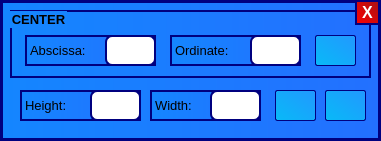
    <widget class="QFrame" name="graphEllipseFrame">
     <property name="enabled">
      <bool>true</bool>
     </property>
     <property name="geometry">
      <rect>
       <x>1270</x>
       <y>0</y>
       <width>381</width>
       <height>141</height>
      </rect>
     </property>
     <property name="styleSheet">
      <string notr="true">QWidget
{
 background-color:qlineargradient(spread:pad, x1:0, y1:1, x2:1, y2:0, stop:0 rgb(6, 126, 255), stop:1 rgb(34, 152, 255));

alternate-background-color:  qlineargradient(spread:pad, x1:0, y1:0, x2:1, y2:0, stop:0 rgb(0, 145, 255), stop:1 rgb(35, 112, 255));
border: 2px solid rgb(0, 0, 127);
background-color: qlineargradient(spread:pad, x1:0, y1:0, x2:1, y2:0, stop:0 rgb(20, 134, 255), stop:1 rgb(35, 112, 255));

}
QFrame
{
	border:  3px solid rgb(0, 0, 127);
}

</string>
     </property>
     <property name="frameShape">
      <enum>QFrame::StyledPanel</enum>
     </property>
     <property name="frameShadow">
      <enum>QFrame::Raised</enum>
     </property>
     <widget class="QGroupBox" name="graphEllipseCenterGroupBox">
      <property name="geometry">
       <rect>
        <x>10</x>
        <y>10</y>
        <width>361</width>
        <height>68</height>
       </rect>
      </property>
      <property name="font">
       <font>
        <pointsize>10</pointsize>
        <weight>75</weight>
        <bold>true</bold>
       </font>
      </property>
      <property name="title">
       <string>CENTER</string>
      </property>
      <widget class="QLabel" name="graphEllipseCenterAbscissaLabel">
       <property name="geometry">
        <rect>
         <x>15</x>
         <y>25</y>
         <width>131</width>
         <height>31</height>
        </rect>
       </property>
       <property name="font">
        <font>
         <pointsize>10</pointsize>
        </font>
       </property>
       <property name="styleSheet">
        <string notr="true">QLabel
{
border:  2px solid rgb(0, 0, 127);
}</string>
       </property>
       <property name="text">
        <string>Abscissa:</string>
       </property>
      </widget>
      <widget class="QLabel" name="graphEllipseCenterOrdinateLabel">
       <property name="geometry">
        <rect>
         <x>160</x>
         <y>25</y>
         <width>131</width>
         <height>31</height>
        </rect>
       </property>
       <property name="font">
        <font>
         <pointsize>10</pointsize>
        </font>
       </property>
       <property name="styleSheet">
        <string notr="true">QLabel
{
border:  2px solid rgb(0, 0, 127);
}</string>
       </property>
       <property name="text">
        <string>Ordinate:</string>
       </property>
      </widget>
      <widget class="QLineEdit" name="graphEllipseCenterAbscissa">
       <property name="geometry">
        <rect>
         <x>95</x>
         <y>25</y>
         <width>51</width>
         <height>31</height>
        </rect>
       </property>
       <property name="font">
        <font>
         <pointsize>11</pointsize>
        </font>
       </property>
       <property name="styleSheet">
        <string notr="true">background-color: white;
border-radius: 7px;</string>
       </property>
      </widget>
      <widget class="QLineEdit" name="graphEllipseCenterOrdinate">
       <property name="geometry">
        <rect>
         <x>240</x>
         <y>25</y>
         <width>51</width>
         <height>31</height>
        </rect>
       </property>
       <property name="font">
        <font>
         <pointsize>11</pointsize>
        </font>
       </property>
       <property name="styleSheet">
        <string notr="true">background-color: white;
border-radius: 7px;</string>
       </property>
      </widget>
      <widget class="QPushButton" name="graphEllipseCenterLocateButton">
       <property name="geometry">
        <rect>
         <x>305</x>
         <y>25</y>
         <width>41</width>
         <height>31</height>
        </rect>
       </property>
       <property name="toolTip">
        <string>&lt;html&gt;&lt;head/&gt;&lt;body&gt;&lt;p&gt;&lt;span style=&quot; font-weight:600;&quot;&gt;Point Locator&lt;/span&gt;&lt;/p&gt;&lt;p&gt;(Will set the values of abscissa and ordinate of the center)&lt;/p&gt;&lt;/body&gt;&lt;/html&gt;</string>
       </property>
       <property name="styleSheet">
        <string notr="true">QPushButton
{
 background-color:qlineargradient(spread:pad, x1:0, y1:1, x2:1, y2:0, stop:0 rgb(8, 186, 247), stop:1 rgb(34, 152, 255));
border: 1px solid rgb(0, 0, 127);
border-radius: 2px;

}
QPushButton:pressed
{
background-color: qlineargradient(spread:pad, x1:1, y1:1, x2:0, y2:1, stop:0 rgb(0, 170, 255), stop:1 rgb(107, 221, 255));
border: 1px solid rgb(0, 0, 127);
}
</string>
       </property>
       <property name="text">
        <string/>
       </property>
       <property name="iconSize">
        <size>
         <width>30</width>
         <height>30</height>
        </size>
       </property>
      </widget>
     </widget>
     <widget class="QPushButton" name="graphEllipseLocateButton">
      <property name="geometry">
       <rect>
        <x>325</x>
        <y>90</y>
        <width>41</width>
        <height>31</height>
       </rect>
      </property>
      <property name="toolTip">
       <string>&lt;html&gt;&lt;head/&gt;&lt;body&gt;&lt;p&gt;&lt;span style=&quot; font-weight:600;&quot;&gt;Draw ellipse&lt;/span&gt;&lt;/p&gt;&lt;p&gt;(Will draw the ellipse on the graph given the values of ellipse's Center, width and height)&lt;/p&gt;&lt;/body&gt;&lt;/html&gt;</string>
      </property>
      <property name="styleSheet">
       <string notr="true">QPushButton
{
 background-color:qlineargradient(spread:pad, x1:0, y1:1, x2:1, y2:0, stop:0 rgb(8, 186, 247), stop:1 rgb(34, 152, 255));
border: 1px solid rgb(0, 0, 127);
border-radius: 2px;

}
QPushButton:pressed
{
background-color: qlineargradient(spread:pad, x1:1, y1:1, x2:0, y2:1, stop:0 rgb(0, 170, 255), stop:1 rgb(107, 221, 255));
border: 1px solid rgb(0, 0, 127);
}
</string>
      </property>
      <property name="text">
       <string/>
      </property>
      <property name="iconSize">
       <size>
        <width>30</width>
        <height>30</height>
       </size>
      </property>
     </widget>
     <widget class="QPushButton" name="grapgEllipseExitButton">
      <property name="geometry">
       <rect>
        <x>355</x>
        <y>0</y>
        <width>25</width>
        <height>25</height>
       </rect>
      </property>
      <property name="font">
       <font>
        <pointsize>12</pointsize>
        <weight>75</weight>
        <bold>true</bold>
       </font>
      </property>
      <property name="toolTip">
       <string>Undo</string>
      </property>
      <property name="styleSheet">
       <string notr="true">QPushButton
{
 background-color:qlineargradient(spread:pad, x1:0, y1:1, x2:1, y2:0, stop:0 rgb(255, 0, 0), stop:1 rgb(165, 18, 20));
border: 2px solid rgb(0, 0, 127);
color: white;
}
QPushButton:pressed
{
background-color: qlineargradient(spread:pad, x1:0, y1:1, x2:1, y2:0, stop:0 rgb(255, 0, 0), stop:1 rgb(245, 20, 24));
border: 1px solid rgb(0, 0, 127);
}
</string>
      </property>
      <property name="text">
       <string>X</string>
      </property>
      <property name="iconSize">
       <size>
        <width>28</width>
        <height>28</height>
       </size>
      </property>
      <property name="flat">
       <bool>true</bool>
      </property>
     </widget>
     <widget class="QPushButton" name="graphEllipseDrawButton">
      <property name="geometry">
       <rect>
        <x>275</x>
        <y>90</y>
        <width>41</width>
        <height>31</height>
       </rect>
      </property>
      <property name="toolTip">
       <string>&lt;html&gt;&lt;head/&gt;&lt;body&gt;&lt;p&gt;&lt;span style=&quot; font-weight:600;&quot;&gt;Draw ellipse manually &lt;/span&gt;(with the help of cursor)&lt;/p&gt;&lt;p&gt;&lt;br/&gt;&lt;/p&gt;&lt;/body&gt;&lt;/html&gt;</string>
      </property>
      <property name="styleSheet">
       <string notr="true">QPushButton
{
 background-color:qlineargradient(spread:pad, x1:0, y1:1, x2:1, y2:0, stop:0 rgb(8, 186, 247), stop:1 rgb(34, 152, 255));
border: 1px solid rgb(0, 0, 127);
border-radius: 2px;

}
QPushButton:pressed
{
background-color: qlineargradient(spread:pad, x1:1, y1:1, x2:0, y2:1, stop:0 rgb(0, 170, 255), stop:1 rgb(107, 221, 255));
border: 1px solid rgb(0, 0, 127);
}
</string>
      </property>
      <property name="text">
       <string/>
      </property>
      <property name="iconSize">
       <size>
        <width>30</width>
        <height>30</height>
       </size>
      </property>
     </widget>
     <widget class="QLabel" name="graphEllipseHeightLabel">
      <property name="geometry">
       <rect>
        <x>20</x>
        <y>90</y>
        <width>121</width>
        <height>31</height>
       </rect>
      </property>
      <property name="font">
       <font>
        <pointsize>10</pointsize>
       </font>
      </property>
      <property name="styleSheet">
       <string notr="true">QLabel
{
border:  2px solid rgb(0, 0, 127);
}</string>
      </property>
      <property name="text">
       <string>Height:</string>
      </property>
     </widget>
     <widget class="QLabel" name="graphEllipseWidthLabel">
      <property name="geometry">
       <rect>
        <x>150</x>
        <y>90</y>
        <width>111</width>
        <height>31</height>
       </rect>
      </property>
      <property name="font">
       <font>
        <pointsize>10</pointsize>
       </font>
      </property>
      <property name="styleSheet">
       <string notr="true">QLabel
{
border:  2px solid rgb(0, 0, 127);
}</string>
      </property>
      <property name="text">
       <string>Width:</string>
      </property>
     </widget>
     <widget class="QLineEdit" name="graphEllipseHeight">
      <property name="geometry">
       <rect>
        <x>90</x>
        <y>90</y>
        <width>51</width>
        <height>31</height>
       </rect>
      </property>
      <property name="font">
       <font>
        <pointsize>11</pointsize>
       </font>
      </property>
      <property name="styleSheet">
       <string notr="true">background-color: white;
border-radius: 7px;</string>
      </property>
     </widget>
     <widget class="QLineEdit" name="graphEllipseWidth">
      <property name="geometry">
       <rect>
        <x>210</x>
        <y>90</y>
        <width>51</width>
        <height>31</height>
       </rect>
      </property>
      <property name="font">
       <font>
        <pointsize>11</pointsize>
       </font>
      </property>
      <property name="styleSheet">
       <string notr="true">background-color: white;
border-radius: 7px;</string>
      </property>
     </widget>
    </widget>
